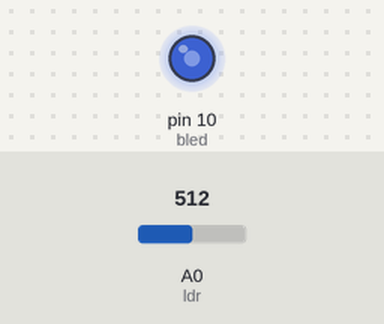
Bench run of a sketch on a simulated Arduino Uno, built with avr-gcc and run on an emulated ATmega328P. Shown: output pins drawn as LEDs (lit = HIGH). The test bench sets the inputs (shaded band); at power-on: A0 (ldr) = 512.

Above: at 1.2 s.
1.3 s: A0 (ldr) set to 716
At 2.2 s:
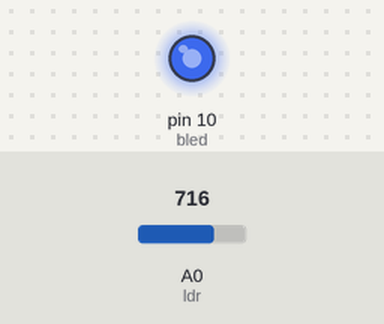
2.8 s: A0 (ldr) set to 306
At 3.3 s:
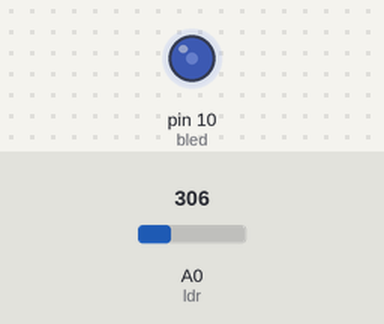
4.3 s: A0 (ldr) set to 122
At 5.5 s:
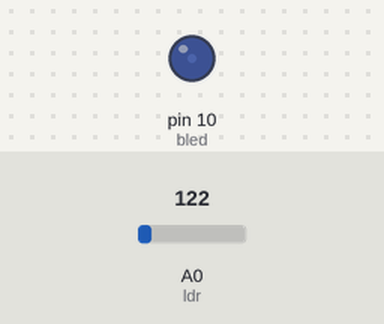
5.8 s: A0 (ldr) set to 26
At 6.8 s:
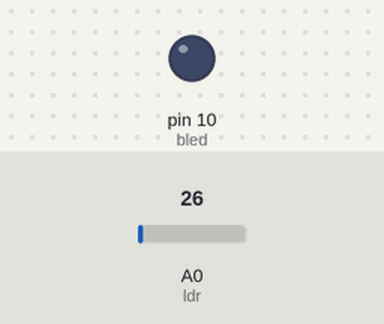
Timing chart, 0 to 8.3 s (numbered marks = the images above; inputs shaded):
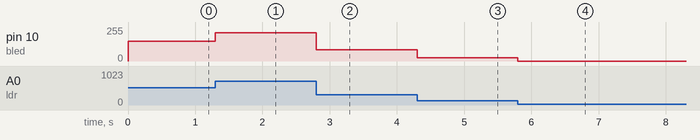

Measured:
- after the input at 1.3 s, pin 10 (bled): 149/255 → 213/255 at once
- after the input at 2.8 s, pin 10 (bled): 213/255 → 84/255 at once
- after the input at 4.3 s, pin 10 (bled): 84/255 → 26/255 at once
- after the input at 5.8 s, pin 10 (bled): 26/255 → 0/255 at once

The sketch:

ldr-rgb-nightlight.ino
```cpp
const int bled = 10;
const int ldr = 0;
const int min_val = 36;
const int max_val = 850;
int val = 0;

void setup()
{
  pinMode(bled, OUTPUT);
}

void loop()
{
  val = analogRead(ldr);
  val = map (val, min_val, max_val, 0, 255);
  val = constrain(val, 0, 255);
  analogWrite (bled, val);
}
```
